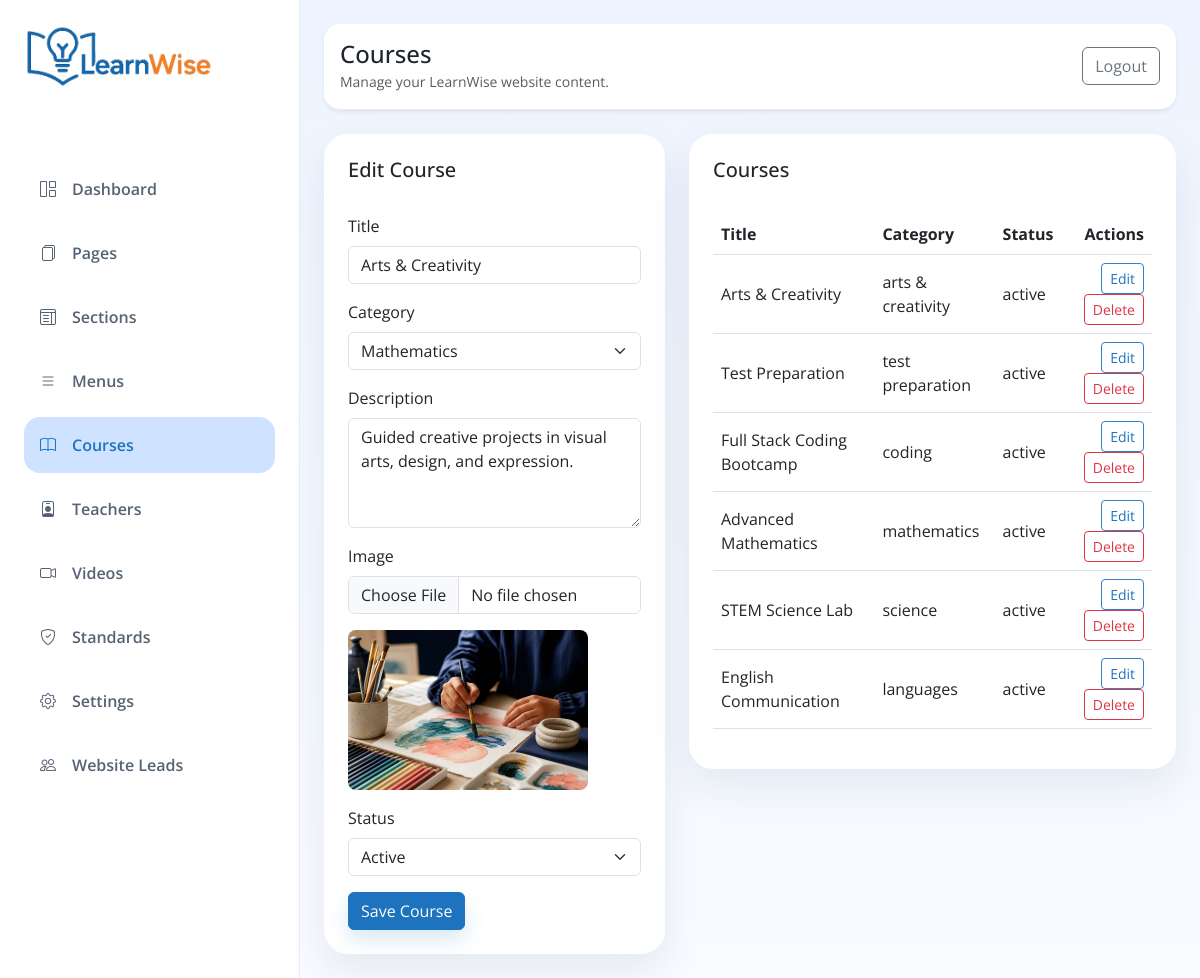
The app's page /admin/courses.php?edit=5 (signed in) with its own data.
### tables this page shows
CREATE TABLE IF NOT EXISTS `courses` (
  `id` int NOT NULL AUTO_INCREMENT,
  `title` varchar(200) NOT NULL,
  `description` text NOT NULL,
  `category` varchar(100) NOT NULL,
  `image` varchar(255) DEFAULT NULL,
  `status` enum('active','inactive') DEFAULT 'active',
  `created_at` timestamp NULL DEFAULT CURRENT_TIMESTAMP,
  `sort_order` int NOT NULL DEFAULT '0',
  `updated_at` timestamp NULL DEFAULT CURRENT_TIMESTAMP ON UPDATE CURRENT_TIMESTAMP,
  PRIMARY KEY (`id`)
);

### admin/courses.php (the view, shortened to what this page needs)
<?php
require_once __DIR__ . '/auth.php';
$categories = ['Mathematics', 'Science', 'Coding', 'Languages', 'Arts & Creativity', 'Test Preparation'];
if (!empty($_GET['edit'])) {
    $courseId = (int) $_GET['edit'];
    $course = $pdo->prepare('SELECT * FROM courses WHERE id = :id LIMIT 1');
    $course->execute([':id' => $courseId]);
    $course = $course->fetch(PDO::FETCH_ASSOC);
} else {
    $course = null;
}
$courses = $pdo->query('SELECT * FROM courses ORDER BY created_at DESC')->fetchAll(PDO::FETCH_ASSOC);
include __DIR__ . '/admin-header.php';
?>
<div class="row g-4">
    <div class="col-lg-5">
        <div class="card admin-card p-4">
            <h5><?= $course ? 'Edit Course' : 'Add Course' ?></h5>
            <form method="post" enctype="multipart/form-data" class="mt-4">
                <div class="mb-3">
                    <label class="form-label">Title</label>
                    <input type="text" name="title" class="form-control" value="<?= htmlspecialchars($course['title'] ?? '') ?>" required>
                </div>
                <div class="mb-3">
                    <label class="form-label">Category</label>
                    <select name="category" class="form-select" required>
                        <?php foreach ($categories as $cat): ?>
                            <option value="<?= htmlspecialchars($cat) ?>" <?= ($course['category'] ?? '') === $cat ? 'selected' : '' ?>><?= htmlspecialchars($cat) ?></option>
                        <?php endforeach; ?>
                    </select>
                </div>
                <div class="mb-3">
                    <label class="form-label">Description</label>
                    <textarea name="description" rows="4" class="form-control" required><?= htmlspecialchars($course['description'] ?? '') ?></textarea>
                </div>
                <div class="mb-3">
                    <label class="form-label">Image</label>
                    <input type="file" name="course_image" class="form-control">
                    <?php if (!empty($course['image'])): ?>
                        <img src="../<?= htmlspecialchars($course['image']) ?>" alt="Course image" class="img-fluid rounded-3 mt-3" style="max-height: 160px;">
                    <?php endif; ?>
                </div>
                <div class="mb-3">
                    <label class="form-label">Status</label>
                    <select name="status" class="form-select">
                        <option value="active" <?= ($course['status'] ?? '') === 'active' ? 'selected' : '' ?>>Active</option>
                    </select>
                </div>
                <button type="submit" class="btn btn-primary">Save Course</button>
            </form>
        </div>
    </div>
    <div class="col-lg-7">
        <div class="card admin-card p-4">
            <h5>Courses</h5>
            <div class="table-responsive mt-4">
                <table class="table table-hover align-middle">
                    <thead>
                        <tr>
                            <th>Title</th>
                            <th>Category</th>
                            <th>Status</th>
                            <th class="text-end">Actions</th>
                        </tr>
                    </thead>
                    <tbody>
                        <?php foreach ($courses as $row): ?>
                            <tr>
                                <td><?= htmlspecialchars($row['title']) ?></td>
                                <td><?= htmlspecialchars($row['category']) ?></td>
                                <td><?= htmlspecialchars($row['status']) ?></td>
                                <td class="text-end">
                                    <a href="courses.php?edit=<?= $row['id'] ?>" class="btn btn-sm btn-outline-primary">Edit</a>
                                    <a href="courses.php?delete=<?= $row['id'] ?>" class="btn btn-sm btn-outline-danger" onclick="return confirm('Delete this course?');">Delete</a>
                                </td>
                            </tr>
                        <?php endforeach; ?>
                    </tbody>
                </table>
            </div>
        </div>
    </div>
</div>
<?php include __DIR__ . '/admin-footer.php'; ?>

### assets/css/style.css (style rules this page uses)
:root { --primary: #1E73BE; --accent: #FFC107; --background: #f5f7fb; --surface: #ffffff; --text: #1f2630; --muted: #6c757d; --shadow: 0 10px 30px rgba(0, 0, 0, 0.08); }
* { box-sizing: border-box; }
html { scroll-behavior: smooth; }
body { margin: 0; font-family: 'Open Sans', sans-serif; color: var(--text); background: var(--background); }
img { max-width: 100%; height: auto; }
a { color: var(--primary); }
.btn-primary, .btn-enroll { background-color: var(--primary); border-color: var(--primary); color: #fff; box-shadow: 0 10px 20px rgba(30, 115, 190, 0.16); }
.btn-outline-primary { color: var(--primary); border-color: rgba(30, 115, 190, 0.9); }
.hero-card, .card, .feature-card, .testimonial-card, .category-card, .teacher-card { background: var(--surface); border: none; border-radius: 18px; box-shadow: var(--shadow); }

### admin/admin-header.php (style rules this page uses)
body { background: linear-gradient(180deg, #eef4ff 0%, #f8fbff 100%); }
.admin-card { border-radius: 24px; box-shadow: 0 18px 40px rgba(19, 44, 77, 0.08); border: none; }
.table td, .table th { vertical-align: middle; }

### records on screen
courses: title "Arts & Creativity", description "Guided creative projects in visual arts, design, and expression.", image (picture), status "Active", category "arts & creativity", status "active"
courses: title "Test Preparation", category "test preparation", status "active"
courses: title "Full Stack Coding Bootcamp", category "coding", status "active"
courses: title "Advanced Mathematics", category "mathematics", status "active"
courses: title "STEM Science Lab", category "science", status "active"
courses: title "English Communication", category "languages", status "active"

### other values on screen
$item['label'] "Dashboard"
$item['label'] "Pages"
$item['label'] "Sections"
$item['label'] "Menus"
$item['label'] "Courses"
$item['label'] "Teachers"
$item['label'] "Videos"
$item['label'] "Standards"
$item['label'] "Settings"
$item['label'] "Website Leads"
$pageTitle "Courses"
form field category "Mathematics"
